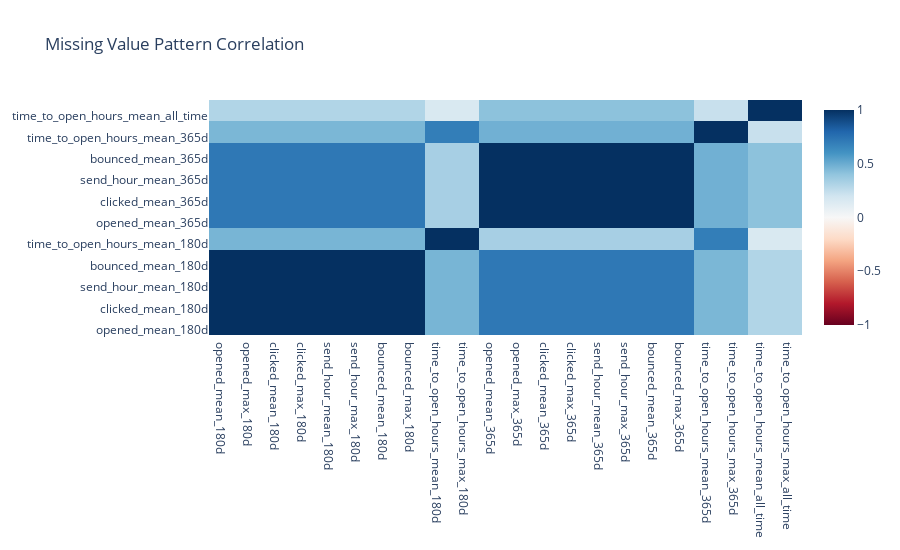

This figure's notebook cell:
### Markdown cell above
## 3.6 Missing Value Patterns

**📖 How to Read the Correlation Heatmap:**
- **Correlation = 1.0**: Columns always missing together (same rows)
- **Correlation > 0.5**: Strong pattern - investigate the relationship
- **Correlation ≈ 0**: Independent missing patterns (MCAR likely)

### Code cell
missing_matrix = df.isnull()
missing_correlations = missing_matrix.corr()

cols_with_missing = [col for col in df.columns if df[col].isnull().any()]
if len(cols_with_missing) > 1:
    print("Missing Value Correlations (MCAR vs MAR analysis):")
    fig = charts.heatmap(
        missing_correlations.loc[cols_with_missing, cols_with_missing].values,
        x_labels=cols_with_missing,
        y_labels=cols_with_missing,
        title="Missing Value Pattern Correlation"
    )
    display_figure(fig)

### Figure 1 — Plotly figure (JSON) as saved in the notebook; plotly's stock layout.template omitted (floating-point values rounded to 4 significant figures; data arrays with more than 128 entries replaced by an {"elided": "..."} marker saying what was removed)
{"data": [{"colorscale": [[0, "rgb(103,0,31)"], [0.1, "rgb(178,24,43)"], [0.2, "rgb(214,96,77)"], [0.3, "rgb(244,165,130)"], [0.4, "rgb(253,219,199)"], [0.5, "rgb(247,247,247)"], [0.6, "rgb(209,229,240)"], [0.7, "rgb(146,197,222)"], [0.8, "rgb(67,147,195)"], [0.9, "rgb(33,102,172)"], [1, "rgb(5,48,97)"]], "type": "heatmap", "x": ["opened_mean_180d", "opened_max_180d", "clicked_mean_180d", "clicked_max_180d", "send_hour_mean_180d", "send_hour_max_180d", "bounced_mean_180d", "bounced_max_180d", "time_to_open_hours_mean_180d", "time_to_open_hours_max_180d", "opened_mean_365d", "opened_max_365d", "clicked_mean_365d", "clicked_max_365d", "send_hour_mean_365d", "send_hour_max_365d", "bounced_mean_365d", "bounced_max_365d", "time_to_open_hours_mean_365d", "time_to_open_hours_max_365d", "time_to_open_hours_mean_all_time", "time_to_open_hours_max_all_time"], "y": ["opened_mean_180d", "opened_max_180d", "clicked_mean_180d", "clicked_max_180d", "send_hour_mean_180d", "send_hour_max_180d", "bounced_mean_180d", "bounced_max_180d", "time_to_open_hours_mean_180d", "time_to_open_hours_max_180d", "opened_mean_365d", "opened_max_365d", "clicked_mean_365d", "clicked_max_365d", "send_hour_mean_365d", "send_hour_max_365d", "bounced_mean_365d", "bounced_max_365d", "time_to_open_hours_mean_365d", "time_to_open_hours_max_365d", "time_to_open_hours_mean_all_time", "time_to_open_hours_max_all_time"], "z": {"elided": "22x22 float values"}, "zmid": 0}], "layout": {"height": 550, "title": {"text": "Missing Value Pattern Correlation"}}}
